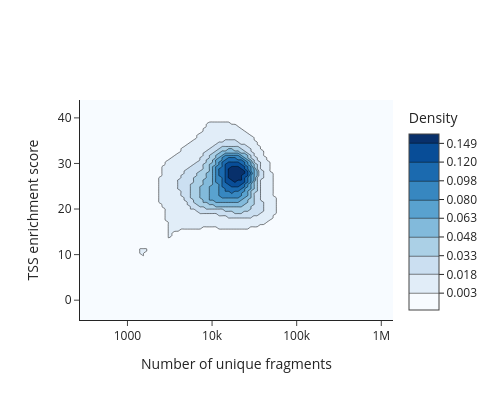

Write notebook code for a chart like this one.
### Markdown cell above
## TSS enrichment distribution

This metric reveals if there is accessiblility of transcription start sites in the ATAC fragments implying increased accessiblity due to chromatin.

Explore TSS scores against number of unique fragments for each cell like this:

### Code cell
# Calcualte TSS enrichment scores
snap.metrics.tsse(adata_snap, snap.genome.hg38)

# Plot TSS enrichment score distribution
snap.pl.tsse(adata_snap)
